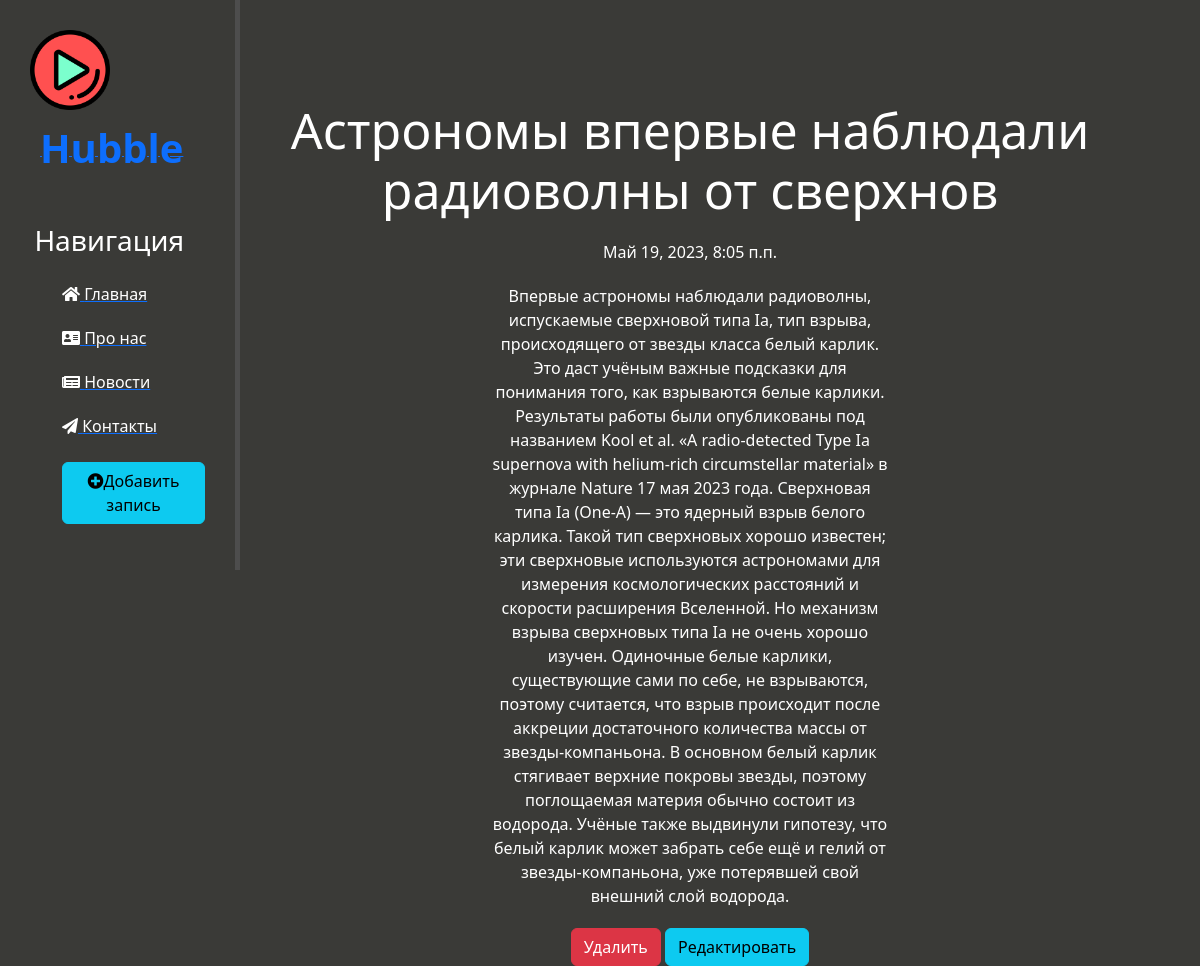
Screenshot of /news/1 with the database file from the repository.
### news/models.py (models this page shows, shortened)
class Articles(models.Model):
    title = models.CharField('Название', max_length=50, default='')
    anons = models.CharField('Анонс', max_length=250, default='')
    full_text = models.TextField('Статья')
    date = models.DateTimeField('Дата публикации')
    class Meta:
        verbose_name = 'Новость'
        verbose_name_plural = 'Новости'

### news/views.py (the view)
# urls.py: path('<int:pk>', views.NewsDetailView.as_view(), name='news_detail'),
class NewsDetailView(DetailView):
    model = Articles
    template_name = 'news/details_view.html'
    context_object_name = 'article'

### news/templates/news/details_view.html
{% extends 'main/layout.html' %}
{% block content %}
    <div class="features">
        <h1>{{ article.title }}</h1>
        <p>{{ article.date }}</p>
        <p>{{ article.full_text }}</p>
        <a href="{% url 'news_delete' article.id %}" class="btn btn-danger">Удалить</a>
        <a href="{% url 'news_update' article.id %}" class="btn btn-info">Редактировать</a>
    </div>
{% endblock content %}

### main/static/main/css/main.css (style rules this page uses)
body { background: #3a3a37; }
main .features { float: left; color: white; margin-top: 100px; text-align: center; width: 75%; }
main .features h1 { font-size: 50px; }
main .features p { max-width: 400px; margin: 20px auto; }

### rows the page displays
Articles: title "Астрономы впервые наблюдали радиоволны от сверхнов", date "Май 19, 2023, 8:05 п.п.", full_text "Впервые астрономы наблюдали радиоволны, испускаемые сверхновой типа Ia, тип взрыва, происходящего от звезды класса белый карлик. Это даст учёным важные подсказки для понимания того, как взрываются белые карлики. Результаты работы были опубликованы под названием Kool et al. «A radio-detected Type Ia supernova with helium-rich circumstellar material» в журнале Nature 17 мая 2023 года. Сверхновая типа Ia (One-A) — это ядерный взрыв белого карлика. Такой тип сверхновых хорошо известен; эти сверхновые используются астрономами для измерения космологических расстояний и скорости расширения Вселенной. Но механизм взрыва сверхновых типа Ia не очень хорошо изучен. Одиночные белые карлики,…"
